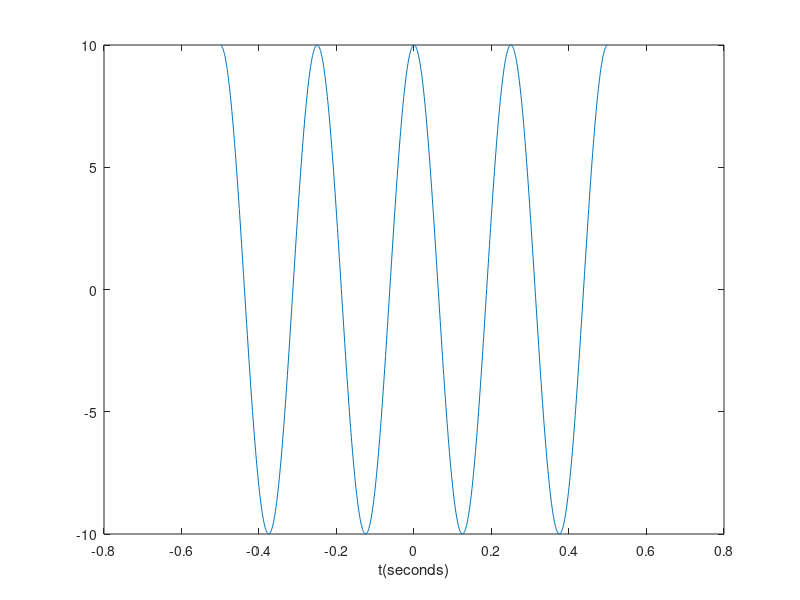

This figure's MATLAB source:
%Sampling and Quantization
clc;
clear all;
close all;
f = 4000;
tmin = -0.5;
tmax = 0.5;
t = linspace(tmin, tmax, 1000);
x_c = 10* cos(2*pi*f*t);
plot(t, x_c)
xlabel('t(seconds)')

%%Under Sample this frequency 
%T = 1/800;
%nmin = ceil(tmin/T);
%nmax = floor(tmax/T);
%n = nmin:nmax;
%x1 = cos(2*pi*f*n*T);
%hold on
%plot(n*T, x1, '.')
%hold off